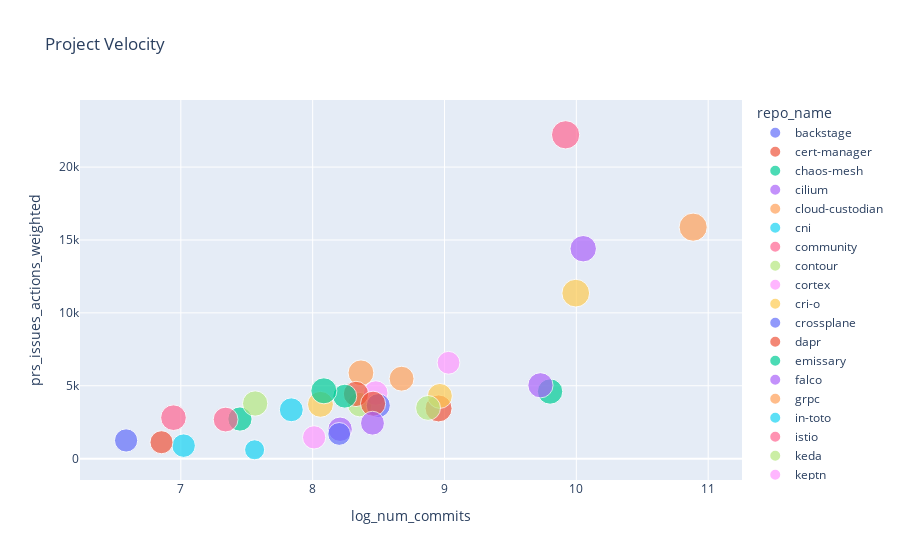

The notebook cell saved with this chart:
### Code cell
fig.show()

### Figure 1 — Plotly figure (JSON) as saved in the notebook; plotly's stock layout.template omitted (floating-point values rounded to 4 significant figures)
{"data": [{"customdata": [["backstage"]], "hovertemplate": "repo_name=%{customdata[0]}<br>log_num_commits=%{x}<br>prs_issues_actions_weighted=%{y}<br>log_num_contrib=%{marker.size}<extra></extra>", "legendgroup": "backstage", "marker": {"color": "#636efa", "size": [7.433], "sizemode": "area", "sizeref": 0.02156, "symbol": "circle"}, "mode": "markers", "name": "backstage", "orientation": "v", "showlegend": true, "type": "scatter", "x": [10.61], "xaxis": "x", "y": [null], "yaxis": "y"}, {"customdata": [["cert-manager"]], "hovertemplate": "repo_name=%{customdata[0]}<br>log_num_commits=%{x}<br>prs_issues_actions_weighted=%{y}<br>log_num_contrib=%{marker.size}<extra></extra>", "legendgroup": "cert-manager", "marker": {"color": "#EF553B", "size": [7.87], "sizemode": "area", "sizeref": 0.02156, "symbol": "circle"}, "mode": "markers", "name": "cert-manager", "orientation": "v", "showlegend": true, "type": "scatter", "x": [8.955], "xaxis": "x", "y": [3445.0], "yaxis": "y"}, {"customdata": [["chaos-mesh"]], "hovertemplate": "repo_name=%{customdata[0]}<br>log_num_commits=%{x}<br>prs_issues_actions_weighted=%{y}<br>log_num_contrib=%{marker.size}<extra></extra>", "legendgroup": "chaos-mesh", "marker": {"color": "#00cc96", "size": [6.332], "sizemode": "area", "sizeref": 0.02156, "symbol": "circle"}, "mode": "markers", "name": "chaos-mesh", "orientation": "v", "showlegend": true, "type": "scatter", "x": [7.448], "xaxis": "x", "y": [2719.0], "yaxis": "y"}, {"customdata": [["cilium"]], "hovertemplate": "repo_name=%{customdata[0]}<br>log_num_commits=%{x}<br>prs_issues_actions_weighted=%{y}<br>log_num_contrib=%{marker.size}<extra></extra>", "legendgroup": "cilium", "marker": {"color": "#ab63fa", "size": [7.542], "sizemode": "area", "sizeref": 0.02156, "symbol": "circle"}, "mode": "markers", "name": "cilium", "orientation": "v", "showlegend": true, "type": "scatter", "x": [10.05], "xaxis": "x", "y": [14400.0], "yaxis": "y"}, {"customdata": [["cloud-custodian"]], "hovertemplate": "repo_name=%{customdata[0]}<br>log_num_commits=%{x}<br>prs_issues_actions_weighted=%{y}<br>log_num_contrib=%{marker.size}<extra></extra>", "legendgroup": "cloud-custodian", "marker": {"color": "#FFA15A", "size": [7.197], "sizemode": "area", "sizeref": 0.02156, "symbol": "circle"}, "mode": "markers", "name": "cloud-custodian", "orientation": "v", "showlegend": true, "type": "scatter", "x": [8.366], "xaxis": "x", "y": [5887.0], "yaxis": "y"}, {"customdata": [["cni"]], "hovertemplate": "repo_name=%{customdata[0]}<br>log_num_commits=%{x}<br>prs_issues_actions_weighted=%{y}<br>log_num_contrib=%{marker.size}<extra></extra>", "legendgroup": "cni", "marker": {"color": "#19d3f3", "size": [5.974], "sizemode": "area", "sizeref": 0.02156, "symbol": "circle"}, "mode": "markers", "name": "cni", "orientation": "v", "showlegend": true, "type": "scatter", "x": [7.021], "xaxis": "x", "y": [892.6], "yaxis": "y"}, {"customdata": [["community"]], "hovertemplate": "repo_name=%{customdata[0]}<br>log_num_commits=%{x}<br>prs_issues_actions_weighted=%{y}<br>log_num_contrib=%{marker.size}<extra></extra>", "legendgroup": "community", "marker": {"color": "#FF6692", "size": [6.639], "sizemode": "area", "sizeref": 0.02156, "symbol": "circle"}, "mode": "markers", "name": "community", "orientation": "v", "showlegend": true, "type": "scatter", "x": [7.34], "xaxis": "x", "y": [2683], "yaxis": "y"}, {"customdata": [["contour"]], "hovertemplate": "repo_name=%{customdata[0]}<br>log_num_commits=%{x}<br>prs_issues_actions_weighted=%{y}<br>log_num_contrib=%{marker.size}<extra></extra>", "legendgroup": "contour", "marker": {"color": "#B6E880", "size": [6.463], "sizemode": "area", "sizeref": 0.02156, "symbol": "circle"}, "mode": "markers", "name": "contour", "orientation": "v", "showlegend": true, "type": "scatter", "x": [8.357], "xaxis": "x", "y": [3706.0], "yaxis": "y"}, {"customdata": [["cortex"]], "hovertemplate": "repo_name=%{customdata[0]}<br>log_num_commits=%{x}<br>prs_issues_actions_weighted=%{y}<br>log_num_contrib=%{marker.size}<extra></extra>", "legendgroup": "cortex", "marker": {"color": "#FF97FF", "size": [6.483], "sizemode": "area", "sizeref": 0.02156, "symbol": "circle"}, "mode": "markers", "name": "cortex", "orientation": "v", "showlegend": true, "type": "scatter", "x": [8.478], "xaxis": "x", "y": [4503.0], "yaxis": "y"}, {"customdata": [["cri-o"]], "hovertemplate": "repo_name=%{customdata[0]}<br>log_num_commits=%{x}<br>prs_issues_actions_weighted=%{y}<br>log_num_contrib=%{marker.size}<extra></extra>", "legendgroup": "cri-o", "marker": {"color": "#FECB52", "size": [6.726], "sizemode": "area", "sizeref": 0.02156, "symbol": "circle"}, "mode": "markers", "name": "cri-o", "orientation": "v", "showlegend": true, "type": "scatter", "x": [8.965], "xaxis": "x", "y": [4303.0], "yaxis": "y"}, {"customdata": [["crossplane"]], "hovertemplate": "repo_name=%{customdata[0]}<br>log_num_commits=%{x}<br>prs_issues_actions_weighted=%{y}<br>log_num_contrib=%{marker.size}<extra></extra>", "legendgroup": "crossplane", "marker": {"color": "#636efa", "size": [6.254], "sizemode": "area", "sizeref": 0.02156, "symbol": "circle"}, "mode": "markers", "name": "crossplane", "orientation": "v", "showlegend": true, "type": "scatter", "x": [8.498], "xaxis": "x", "y": [3643.0], "yaxis": "y"}, {"customdata": [["dapr"]], "hovertemplate": "repo_name=%{customdata[0]}<br>log_num_commits=%{x}<br>prs_issues_actions_weighted=%{y}<br>log_num_contrib=%{marker.size}<extra></extra>", "legendgroup": "dapr", "marker": {"color": "#EF553B", "size": [6.921], "sizemode": "area", "sizeref": 0.02156, "symbol": "circle"}, "mode": "markers", "name": "dapr", "orientation": "v", "showlegend": true, "type": "scatter", "x": [8.328], "xaxis": "x", "y": [4440.0], "yaxis": "y"}, {"customdata": [["emissary"]], "hovertemplate": "repo_name=%{customdata[0]}<br>log_num_commits=%{x}<br>prs_issues_actions_weighted=%{y}<br>log_num_contrib=%{marker.size}<extra></extra>", "legendgroup": "emissary", "marker": {"color": "#00cc96", "size": [6.951], "sizemode": "area", "sizeref": 0.02156, "symbol": "circle"}, "mode": "markers", "name": "emissary", "orientation": "v", "showlegend": true, "type": "scatter", "x": [9.801], "xaxis": "x", "y": [4605.0], "yaxis": "y"}, {"customdata": [["falco"]], "hovertemplate": "repo_name=%{customdata[0]}<br>log_num_commits=%{x}<br>prs_issues_actions_weighted=%{y}<br>log_num_contrib=%{marker.size}<extra></extra>", "legendgroup": "falco", "marker": {"color": "#ab63fa", "size": [6.452], "sizemode": "area", "sizeref": 0.02156, "symbol": "circle"}, "mode": "markers", "name": "falco", "orientation": "v", "showlegend": true, "type": "scatter", "x": [8.208], "xaxis": "x", "y": [2016.0], "yaxis": "y"}, {"customdata": [["grpc"]], "hovertemplate": "repo_name=%{customdata[0]}<br>log_num_commits=%{x}<br>prs_issues_actions_weighted=%{y}<br>log_num_contrib=%{marker.size}<extra></extra>", "legendgroup": "grpc", "marker": {"color": "#FFA15A", "size": [8.561], "sizemode": "area", "sizeref": 0.02156, "symbol": "circle"}, "mode": "markers", "name": "grpc", "orientation": "v", "showlegend": true, "type": "scatter", "x": [10.89], "xaxis": "x", "y": [15880.0], "yaxis": "y"}, {"customdata": [["in-toto"]], "hovertemplate": "repo_name=%{customdata[0]}<br>log_num_commits=%{x}<br>prs_issues_actions_weighted=%{y}<br>log_num_contrib=%{marker.size}<extra></extra>", "legendgroup": "in-toto", "marker": {"color": "#19d3f3", "size": [4.331], "sizemode": "area", "sizeref": 0.02156, "symbol": "circle"}, "mode": "markers", "name": "in-toto", "orientation": "v", "showlegend": true, "type": "scatter", "x": [7.56], "xaxis": "x", "y": [608.4], "yaxis": "y"}, {"customdata": [["istio"]], "hovertemplate": "repo_name=%{customdata[0]}<br>log_num_commits=%{x}<br>prs_issues_actions_weighted=%{y}<br>log_num_contrib=%{marker.size}<extra></extra>", "legendgroup": "istio", "marker": {"color": "#FF6692", "size": [8.624], "sizemode": "area", "sizeref": 0.02156, "symbol": "circle"}, "mode": "markers", "name": "istio", "orientation": "v", "showlegend": true, "type": "scatter", "x": [9.919], "xaxis": "x", "y": [22210.0], "yaxis": "y"}, {"customdata": [["keda"]], "hovertemplate": "repo_name=%{customdata[0]}<br>log_num_commits=%{x}<br>prs_issues_actions_weighted=%{y}<br>log_num_contrib=%{marker.size}<extra></extra>", "legendgroup": "keda", "marker": {"color": "#B6E880", "size": [6.912], "sizemode": "area", "sizeref": 0.02156, "symbol": "circle"}, "mode": "markers", "name": "keda", "orientation": "v", "showlegend": true, "type": "scatter", "x": [7.564], "xaxis": "x", "y": [3784], "yaxis": "y"}, {"customdata": [["keptn"]], "hovertemplate": "repo_name=%{customdata[0]}<br>log_num_commits=%{x}<br>prs_issues_actions_weighted=%{y}<br>log_num_contrib=%{marker.size}<extra></extra>", "legendgroup": "keptn", "marker": {"color": "#FF97FF", "size": [5.609], "sizemode": "area", "sizeref": 0.02156, "symbol": "circle"}, "mode": "markers", "name": "keptn", "orientation": "v", "showlegend": true, "type": "scatter", "x": [9.03], "xaxis": "x", "y": [6577], "yaxis": "y"}, {"customdata": [["keycloak"]], "hovertemplate": "repo_name=%{customdata[0]}<br>log_num_commits=%{x}<br>prs_issues_actions_weighted=%{y}<br>log_num_contrib=%{marker.size}<extra></extra>", "legendgroup": "keycloak", "marker": {"color": "#FECB52", "size": [8.299], "sizemode": "area", "sizeref": 0.02156, "symbol": "circle"}, "mode": "markers", "name": "keycloak", "orientation": "v", "showlegend": true, "type": "scatter", "x": [9.995], "xaxis": "x", "y": [11350.0], "yaxis": "y"}, {"customdata": [["kruise"]], "hovertemplate": "repo_name=%{customdata[0]}<br>log_num_commits=%{x}<br>prs_issues_actions_weighted=%{y}<br>log_num_contrib=%{marker.size}<extra></extra>", "legendgroup": "kruise", "marker": {"color": "#636efa", "size": [5.832], "sizemode": "area", "sizeref": 0.02156, "symbol": "circle"}, "mode": "markers", "name": "kruise", "orientation": "v", "showlegend": true, "type": "scatter", "x": [6.585], "xaxis": "x", "y": [1250.0], "yaxis": "y"}, {"customdata": [["kubeedge"]], "hovertemplate": "repo_name=%{customdata[0]}<br>log_num_commits=%{x}<br>prs_issues_actions_weighted=%{y}<br>log_num_contrib=%{marker.size}<extra></extra>", "legendgroup": "kubeedge", "marker": {"color": "#EF553B", "size": [6.813], "sizemode": "area", "sizeref": 0.02156, "symbol": "circle"}, "mode": "markers", "name": "kubeedge", "orientation": "v", "showlegend": true, "type": "scatter", "x": [8.458], "xaxis": "x", "y": [3770.0], "yaxis": "y"}, {"customdata": [["kubevela"]], "hovertemplate": "repo_name=%{customdata[0]}<br>log_num_commits=%{x}<br>prs_issues_actions_weighted=%{y}<br>log_num_contrib=%{marker.size}<extra></extra>", "legendgroup": "kubevela", "marker": {"color": "#00cc96", "size": [6.19], "sizemode": "area", "sizeref": 0.02156, "symbol": "circle"}, "mode": "markers", "name": "kubevela", "orientation": "v", "showlegend": true, "type": "scatter", "x": [8.244], "xaxis": "x", "y": [4286.0], "yaxis": "y"}, {"customdata": [["kubevirt"]], "hovertemplate": "repo_name=%{customdata[0]}<br>log_num_commits=%{x}<br>prs_issues_actions_weighted=%{y}<br>log_num_contrib=%{marker.size}<extra></extra>", "legendgroup": "kubevirt", "marker": {"color": "#ab63fa", "size": [6.865], "sizemode": "area", "sizeref": 0.02156, "symbol": "circle"}, "mode": "markers", "name": "kubevirt", "orientation": "v", "showlegend": true, "type": "scatter", "x": [9.728], "xaxis": "x", "y": [5033.0], "yaxis": "y"}, {"customdata": [["kyverno"]], "hovertemplate": "repo_name=%{customdata[0]}<br>log_num_commits=%{x}<br>prs_issues_actions_weighted=%{y}<br>log_num_contrib=%{marker.size}<extra></extra>", "legendgroup": "kyverno", "marker": {"color": "#FFA15A", "size": [6.693], "sizemode": "area", "sizeref": 0.02156, "symbol": "circle"}, "mode": "markers", "name": "kyverno", "orientation": "v", "showlegend": true, "type": "scatter", "x": [8.674], "xaxis": "x", "y": [5486.0], "yaxis": "y"}, {"customdata": [["litmus"]], "hovertemplate": "repo_name=%{customdata[0]}<br>log_num_commits=%{x}<br>prs_issues_actions_weighted=%{y}<br>log_num_contrib=%{marker.size}<extra></extra>", "legendgroup": "litmus", "marker": {"color": "#19d3f3", "size": [6.163], "sizemode": "area", "sizeref": 0.02156, "symbol": "circle"}, "mode": "markers", "name": "litmus", "orientation": "v", "showlegend": true, "type": "scatter", "x": [7.838], "xaxis": "x", "y": [3352.0], "yaxis": "y"}, {"customdata": [["longhorn"]], "hovertemplate": "repo_name=%{customdata[0]}<br>log_num_commits=%{x}<br>prs_issues_actions_weighted=%{y}<br>log_num_contrib=%{marker.size}<extra></extra>", "legendgroup": "longhorn", "marker": {"color": "#FF6692", "size": [7.093], "sizemode": "area", "sizeref": 0.02156, "symbol": "circle"}, "mode": "markers", "name": "longhorn", "orientation": "v", "showlegend": true, "type": "scatter", "x": [6.944], "xaxis": "x", "y": [2811], "yaxis": "y"}, {"customdata": [["nats-server"]], "hovertemplate": "repo_name=%{customdata[0]}<br>log_num_commits=%{x}<br>prs_issues_actions_weighted=%{y}<br>log_num_contrib=%{marker.size}<extra></extra>", "legendgroup": "nats-server", "marker": {"color": "#B6E880", "size": [6.683], "sizemode": "area", "sizeref": 0.02156, "symbol": "circle"}, "mode": "markers", "name": "nats-server", "orientation": "v", "showlegend": true, "type": "scatter", "x": [8.875], "xaxis": "x", "y": [3480.0], "yaxis": "y"}, {"customdata": [["notary"]], "hovertemplate": "repo_name=%{customdata[0]}<br>log_num_commits=%{x}<br>prs_issues_actions_weighted=%{y}<br>log_num_contrib=%{marker.size}<extra></extra>", "legendgroup": "notary", "marker": {"color": "#FF97FF", "size": [5.844], "sizemode": "area", "sizeref": 0.02156, "symbol": "circle"}, "mode": "markers", "name": "notary", "orientation": "v", "showlegend": true, "type": "scatter", "x": [8.011], "xaxis": "x", "y": [1461.0], "yaxis": "y"}, {"customdata": [["operator-sdk"]], "hovertemplate": "repo_name=%{customdata[0]}<br>log_num_commits=%{x}<br>prs_issues_actions_weighted=%{y}<br>log_num_contrib=%{marker.size}<extra></extra>", "legendgroup": "operator-sdk", "marker": {"color": "#FECB52", "size": [7.249], "sizemode": "area", "sizeref": 0.02156, "symbol": "circle"}, "mode": "markers", "name": "operator-sdk", "orientation": "v", "showlegend": true, "type": "scatter", "x": [8.059], "xaxis": "x", "y": [3727.0], "yaxis": "y"}, {"customdata": [["pack"]], "hovertemplate": "repo_name=%{customdata[0]}<br>log_num_commits=%{x}<br>prs_issues_actions_weighted=%{y}<br>log_num_contrib=%{marker.size}<extra></extra>", "legendgroup": "pack", "marker": {"color": "#636efa", "size": [5.642], "sizemode": "area", "sizeref": 0.02156, "symbol": "circle"}, "mode": "markers", "name": "pack", "orientation": "v", "showlegend": true, "type": "scatter", "x": [8.201], "xaxis": "x", "y": [1696], "yaxis": "y"}, {"customdata": [["spec"]], "hovertemplate": "repo_name=%{customdata[0]}<br>log_num_commits=%{x}<br>prs_issues_actions_weighted=%{y}<br>log_num_contrib=%{marker.size}<extra></extra>", "legendgroup": "spec", "marker": {"color": "#EF553B", "size": [5.743], "sizemode": "area", "sizeref": 0.02156, "symbol": "circle"}, "mode": "markers", "name": "spec", "orientation": "v", "showlegend": true, "type": "scatter", "x": [6.853], "xaxis": "x", "y": [1127.0], "yaxis": "y"}, {"customdata": [["thanos"]], "hovertemplate": "repo_name=%{customdata[0]}<br>log_num_commits=%{x}<br>prs_issues_actions_weighted=%{y}<br>log_num_contrib=%{marker.size}<extra></extra>", "legendgroup": "thanos", "marker": {"color": "#00cc96", "size": [7.321], "sizemode": "area", "sizeref": 0.02156, "symbol": "circle"}, "mode": "markers", "name": "thanos", "orientation": "v", "showlegend": true, "type": "scatter", "x": [8.085], "xaxis": "x", "y": [4654.0], "yaxis": "y"}, {"customdata": [["volcano"]], "hovertemplate": "repo_name=%{customdata[0]}<br>log_num_commits=%{x}<br>prs_issues_actions_weighted=%{y}<br>log_num_contrib=%{marker.size}<extra></extra>", "legendgroup": "volcano", "marker": {"color": "#ab63fa", "size": [6.153], "sizemode": "area", "sizeref": 0.02156, "symbol": "circle"}, "mode": "markers", "name": "volcano", "orientation": "v", "showlegend": true, "type": "scatter", "x": [8.454], "xaxis": "x", "y": [2433.0], "yaxis": "y"}], "layout": {"autosize": true, "legend": {"itemsizing": "constant", "title": {"text": "repo_name"}, "tracegroupgap": 0}, "title": {"text": "Project Velocity"}, "xaxis": {"anchor": "y", "autorange": true, "domain": [0, 1], "range": [6.272, 11.21], "title": {"text": "log_num_commits"}, "type": "linear"}, "yaxis": {"anchor": "x", "autorange": true, "domain": [0, 1], "range": [-2659.0, 26190.0], "title": {"text": "prs_issues_actions_weighted"}}}}
